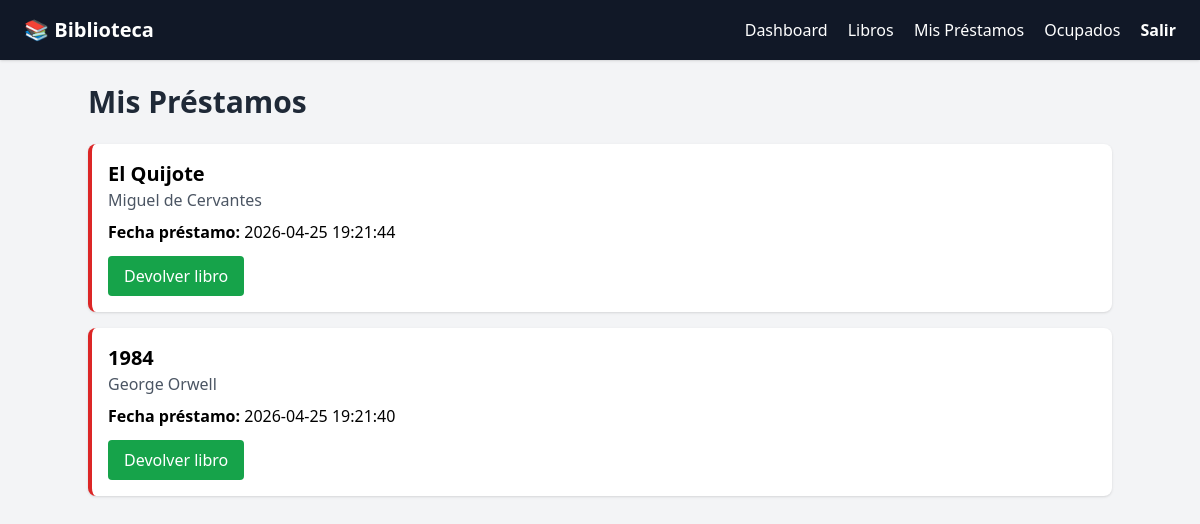
Page /my_loans (signed in) on the earlier database version.
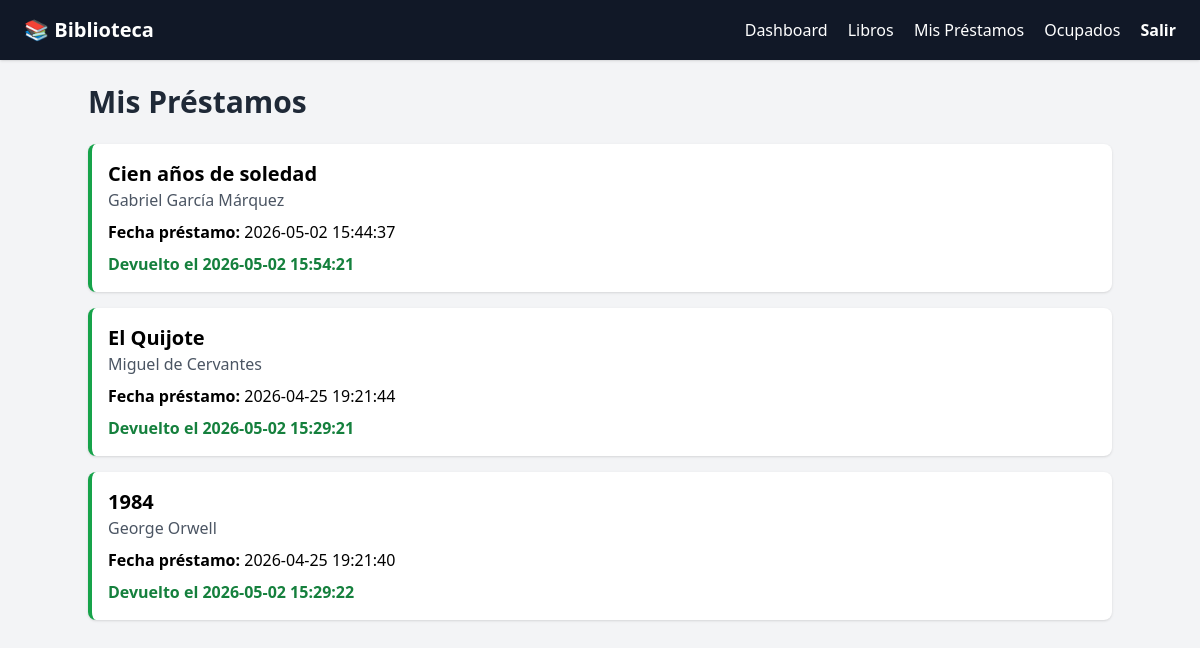
Same page on the later database version.
### tables this page shows
CREATE TABLE loans (
            id          INTEGER PRIMARY KEY AUTOINCREMENT,
            user_id     INTEGER NOT NULL REFERENCES users(id),
            book_id     INTEGER NOT NULL REFERENCES books(id),
            loan_date   TEXT    DEFAULT (datetime('now')),
            return_date TEXT,
            returned    INTEGER DEFAULT 0
        );

CREATE TABLE books (
    id INTEGER PRIMARY KEY AUTOINCREMENT,
    title TEXT NOT NULL,
    author TEXT,
    cover_color TEXT,
    year INTEGER,
    status TEXT DEFAULT 'DISPONIBLE',
    category TEXT DEFAULT 'Otro',
    available INTEGER DEFAULT 1
);

### app.py (the view)
    @app.route('/my_loans')
    @login_required
    def my_loans():
        conn  = app.get_db_connection()
        loans = conn.execute(
            """SELECT loans.id, books.title, books.author, books.cover_color,
                      loans.loan_date, loans.return_date, loans.returned
               FROM loans
               JOIN books ON loans.book_id=books.id
               WHERE loans.user_id=?
               ORDER BY loans.returned ASC, loans.loan_date DESC""",
            (session['user_id'],)
        ).fetchall()
        conn.close()
        return render_template('my_loans.html', loans=loans)

### templates/my_loans.html
{% extends "base.html" %}
{% block content %}
<h2 class="text-3xl font-bold text-gray-800 mb-6">Mis Préstamos</h2>
<div class="space-y-4">
    {% for loan in loans %}
    <div class="bg-white shadow rounded-lg p-4 border-l-4
        {% if loan['returned'] %}border-green-600{% else %}border-red-600{% endif %}">
        <h3 class="text-xl font-bold">{{ loan['title'] }}</h3>
        <p class="text-gray-600">{{ loan['author'] }}</p>
        <p class="mt-2"><strong>Fecha préstamo:</strong> {{ loan['loan_date'] }}</p>
        {% if loan['returned'] %}
            <p class="text-green-700 font-semibold mt-2">Devuelto el {{ loan['return_date'] }}</p>
        {% else %}
            <form action="{{ url_for('return_book', loan_id=loan['id']) }}" method="POST" class="mt-3">
                <button class="bg-green-600 text-white px-4 py-2 rounded hover:bg-green-700">
                    Devolver libro
                </button>
            </form>
        {% endif %}
    </div>
    {% endfor %}
</div>
{% endblock %}

### templates/base.html (shortened to what this page needs)
<!DOCTYPE html>
<html lang="es">
<head>
    <script src="https://cdn.tailwindcss.com"></script>
</head>
<body class="bg-gray-100">
    <nav class="bg-gray-900 text-white px-6 py-4 flex justify-between items-center shadow">
        <h1 class="text-xl font-bold">📚 Biblioteca</h1>
        <div class="space-x-4">
            {% if session.get('user_id') %}
                <a href="{{ url_for('dashboard') }}" class="hover:text-yellow-400">Dashboard</a>
                <a href="{{ url_for('books') }}" class="hover:text-yellow-400">Libros</a>
                <a href="{{ url_for('my_loans') }}" class="hover:text-yellow-400">Mis Préstamos</a>
                <a href="{{ url_for('occupied') }}" class="hover:text-yellow-400">Ocupados</a>
                <a href="{{ url_for('logout') }}" class="hover:text-red-400 font-semibold">Salir</a>
            {% else %}
                <a href="{{ url_for('login') }}" class="hover:text-yellow-400">Login</a>
                <a href="{{ url_for('register') }}" class="hover:text-yellow-400">Registro</a>
            {% endif %}
        </div>
    </nav>
    <div class="max-w-5xl mx-auto mt-6">
        {% block content %}{% endblock %}
    </div>
</body>
</html>

Differences in the rows shown:
added loans: title "Cien años de soledad", author "Gabriel García Márquez", loan_date "2026-05-02 15:44:37", return_date "2026-05-02 15:54:21"
changed loans "El Quijote": return_date (not shown) → "2026-05-02 15:29:21"; returned "Devolver libro" → "Devuelto el"
changed loans "George Orwell": return_date (not shown) → "2026-05-02 15:29:22"; returned "Devolver libro" → "Devuelto el"
